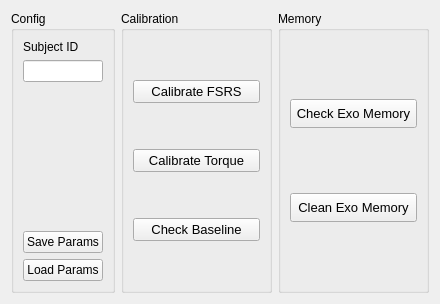
      <widget class="QWidget" name="setupTab">
       <attribute name="title">
        <string>Setup</string>
       </attribute>
       <layout class="QHBoxLayout" name="horizontalLayout_7" stretch="1,2,2">
        <item>
         <widget class="QGroupBox" name="groupBox_6">
          <property name="title">
           <string>Config</string>
          </property>
          <layout class="QVBoxLayout" name="verticalLayout_9">
           <item>
            <widget class="QLabel" name="label_7">
             <property name="text">
              <string>Subject ID</string>
             </property>
            </widget>
           </item>
           <item>
            <widget class="QLineEdit" name="lineEdit_3"/>
           </item>
           <item>
            <spacer name="verticalSpacer_5">
             <property name="orientation">
              <enum>Qt::Vertical</enum>
             </property>
             <property name="sizeHint" stdset="0">
              <size>
               <width>20</width>
               <height>40</height>
              </size>
             </property>
            </spacer>
           </item>
           <item>
            <widget class="QPushButton" name="pushButton_12">
             <property name="text">
              <string>Save Params</string>
             </property>
            </widget>
           </item>
           <item>
            <widget class="QPushButton" name="pushButton_13">
             <property name="text">
              <string>Load Params</string>
             </property>
            </widget>
           </item>
          </layout>
         </widget>
        </item>
        <item>
         <widget class="QGroupBox" name="groupBox_4">
          <property name="title">
           <string>Calibration</string>
          </property>
          <layout class="QVBoxLayout" name="verticalLayout_11">
           <item>
            <spacer name="verticalSpacer_13">
             <property name="orientation">
              <enum>Qt::Vertical</enum>
             </property>
             <property name="sizeHint" stdset="0">
              <size>
               <width>20</width>
               <height>40</height>
              </size>
             </property>
            </spacer>
           </item>
           <item>
            <widget class="QPushButton" name="pushButton_6">
             <property name="sizePolicy">
              <sizepolicy hsizetype="Minimum" vsizetype="Expanding">
               <horstretch>0</horstretch>
               <verstretch>0</verstretch>
              </sizepolicy>
             </property>
             <property name="font">
              <font>
               <pointsize>10</pointsize>
              </font>
             </property>
             <property name="text">
              <string>Calibrate FSRS</string>
             </property>
            </widget>
           </item>
           <item>
            <spacer name="verticalSpacer_14">
             <property name="orientation">
              <enum>Qt::Vertical</enum>
             </property>
             <property name="sizeHint" stdset="0">
              <size>
               <width>20</width>
               <height>40</height>
              </size>
             </property>
            </spacer>
           </item>
           <item>
            <widget class="QPushButton" name="pushButton_10">
             <property name="sizePolicy">
              <sizepolicy hsizetype="Minimum" vsizetype="Expanding">
               <horstretch>0</horstretch>
               <verstretch>0</verstretch>
              </sizepolicy>
             </property>
             <property name="font">
              <font>
               <pointsize>10</pointsize>
              </font>
             </property>
             <property name="text">
              <string>Calibrate Torque</string>
             </property>
            </widget>
           </item>
           <item>
            <spacer name="verticalSpacer_15">
             <property name="orientation">
              <enum>Qt::Vertical</enum>
             </property>
             <property name="sizeHint" stdset="0">
              <size>
               <width>20</width>
               <height>40</height>
              </size>
             </property>
            </spacer>
           </item>
           <item>
            <widget class="QPushButton" name="pushButton_11">
             <property name="sizePolicy">
              <sizepolicy hsizetype="Minimum" vsizetype="Expanding">
               <horstretch>0</horstretch>
               <verstretch>0</verstretch>
              </sizepolicy>
             </property>
             <property name="font">
              <font>
               <pointsize>10</pointsize>
              </font>
             </property>
             <property name="text">
              <string>Check Baseline</string>
             </property>
            </widget>
           </item>
           <item>
            <spacer name="verticalSpacer_16">
             <property name="orientation">
              <enum>Qt::Vertical</enum>
             </property>
             <property name="sizeHint" stdset="0">
              <size>
               <width>20</width>
               <height>40</height>
              </size>
             </property>
            </spacer>
           </item>
          </layout>
         </widget>
        </item>
        <item>
         <widget class="QGroupBox" name="groupBox_5">
          <property name="title">
           <string>Memory</string>
          </property>
          <layout class="QVBoxLayout" name="verticalLayout_12" stretch="2,1,2,1,2">
           <item>
            <spacer name="verticalSpacer_18">
             <property name="orientation">
              <enum>Qt::Vertical</enum>
             </property>
             <property name="sizeHint" stdset="0">
              <size>
               <width>20</width>
               <height>40</height>
              </size>
             </property>
            </spacer>
           </item>
           <item>
            <widget class="QPushButton" name="pushButton_14">
             <property name="sizePolicy">
              <sizepolicy hsizetype="Minimum" vsizetype="Expanding">
               <horstretch>0</horstretch>
               <verstretch>0</verstretch>
              </sizepolicy>
             </property>
             <property name="font">
              <font>
               <pointsize>10</pointsize>
              </font>
             </property>
             <property name="text">
              <string>Check Exo Memory</string>
             </property>
            </widget>
           </item>
           <item>
            <spacer name="verticalSpacer_17">
             <property name="orientation">
              <enum>Qt::Vertical</enum>
             </property>
             <property name="sizeHint" stdset="0">
              <size>
               <width>20</width>
               <height>40</height>
              </size>
             </property>
            </spacer>
           </item>
           <item>
            <widget class="QPushButton" name="pushButton_15">
             <property name="sizePolicy">
              <sizepolicy hsizetype="Minimum" vsizetype="Expanding">
               <horstretch>0</horstretch>
               <verstretch>0</verstretch>
              </sizepolicy>
             </property>
             <property name="font">
              <font>
               <pointsize>10</pointsize>
              </font>
             </property>
             <property name="text">
              <string>Clean Exo Memory</string>
             </property>
            </widget>
           </item>
           <item>
            <spacer name="verticalSpacer_19">
             <property name="orientation">
              <enum>Qt::Vertical</enum>
             </property>
             <property name="sizeHint" stdset="0">
              <size>
               <width>20</width>
               <height>40</height>
              </size>
             </property>
            </spacer>
           </item>
          </layout>
         </widget>
        </item>
       </layout>
      </widget>
